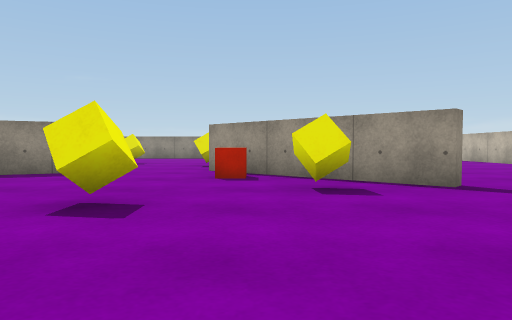
[1] (above)

20 first-person views from a walk through a 3-D level made in the Unity game engine. The camera is 0.51 m above the floor, tilts 2° down and sees 70° across. The floor is counted in squares, 1 m on a side. Each view is taken from the middle of a square. On the plan, view 1 faces up. The plan holds only what a view shows up to about 9 squares ahead; the rest is blank. The place goes on beyond the plan. The player character is not drawn. Surface patterns are stand-ins for the level's own textures.

[2]
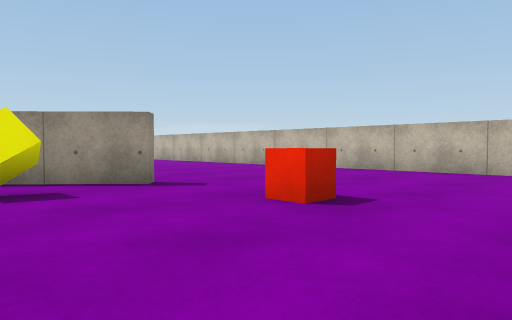

[3]
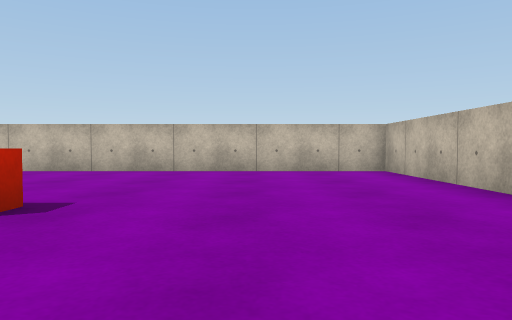

[4]
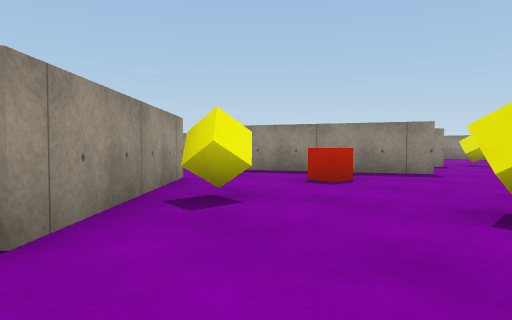

[5]
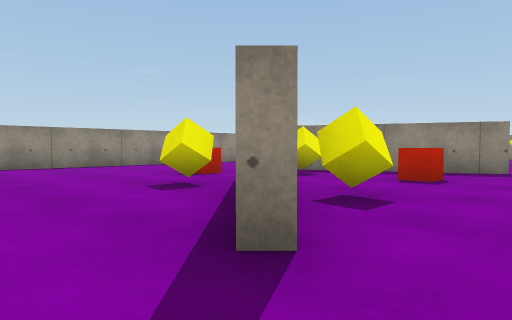

[6]
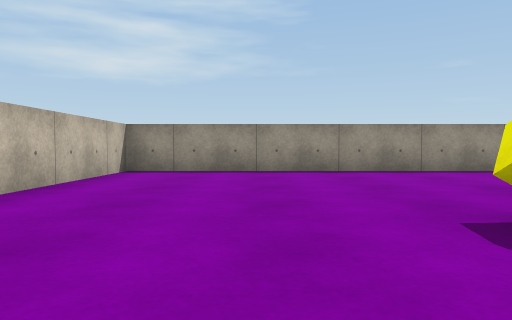

[7]
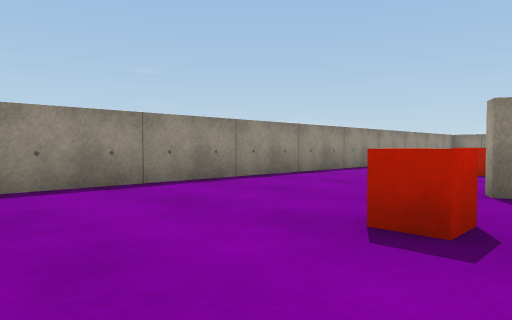

[8]
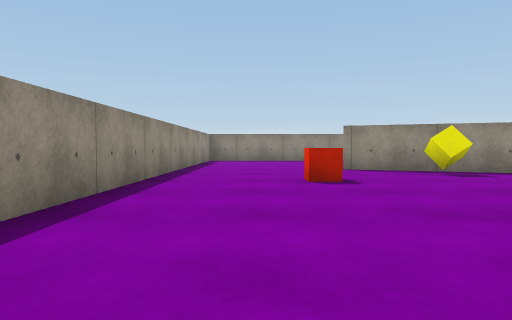

[9]
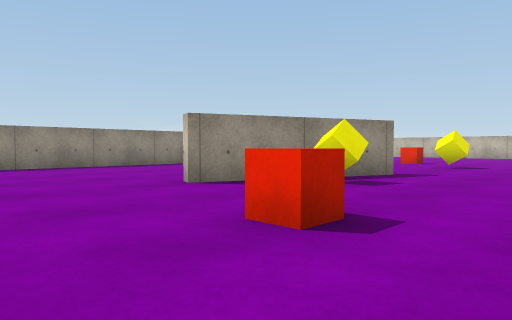

[10]
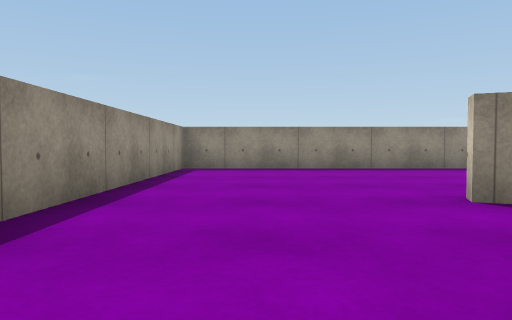

[11]
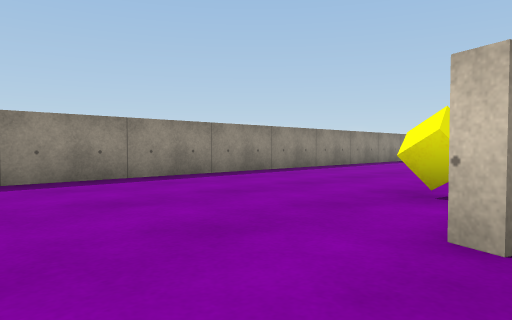

[12]
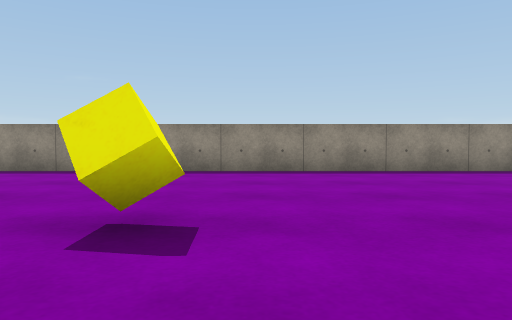

[13]
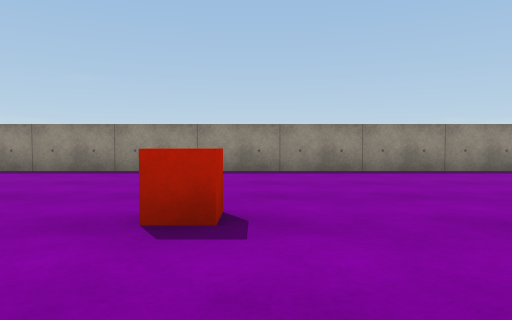

[14]
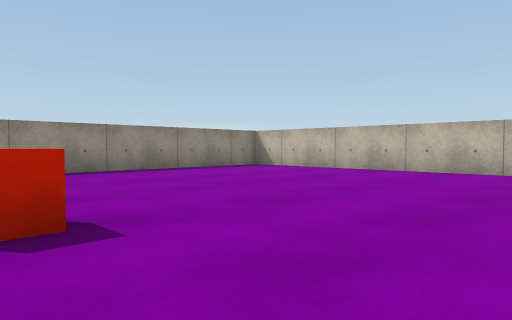

[15]
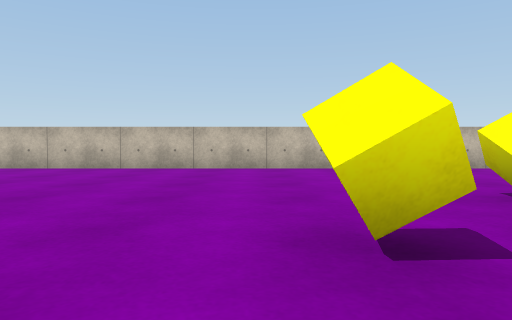

[16]
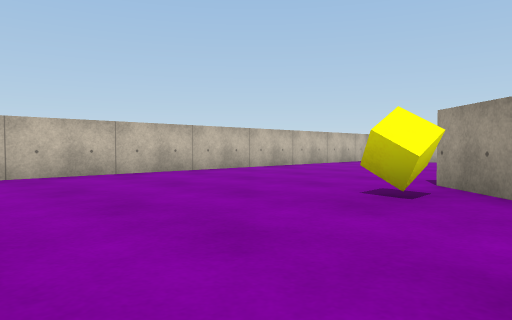

[17]
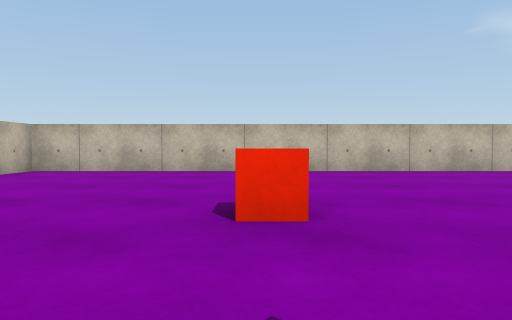

[18]
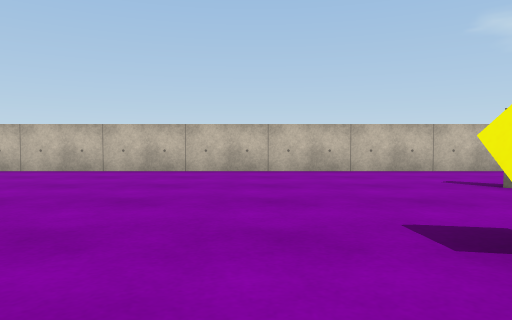

[19]
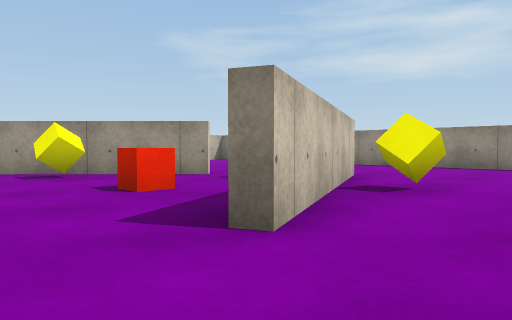

[20]
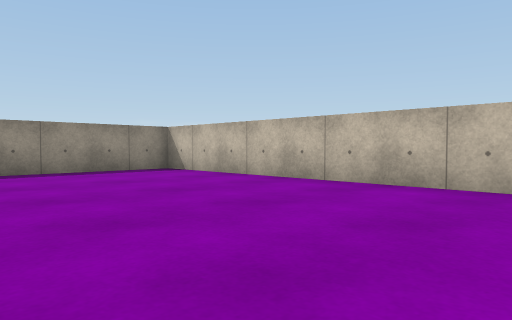

### Floor plan
Points are (right, up) in squares from view 1. A wall is a line through its corners. A room is listed if a view was taken in it or the views show most of it. See-through windows are left out.
Room 1 (views 1, 2, 3, 4, 5, 6, 7, 8, 9, 10, 11, 12, 13, 14, 15, 16, 17, 18, 19, 20)
walls: (-3.5, 7.3) (-7.9, 5.3); (-4.3, 10) (-8, 11.4) (-7.9, 11.7); (1.7, 5.8) (2.7, 4.8); (2.5, 4.6) (-1, 7.9); (-6.3, 3.5) (-3.1, 0.3); (-8, 5.5) (-3.6, 7.5); (-5.2, -2.7) (7.8, -2.7) (7.8, 16.7) (-11.7, 16.7) (-11.7, -2.7) (-7.9, -2.7)
objects: red cube (-9, 9); red cube (-8, 3); yellow cube (-6, 2); yellow cube (-6, 5); yellow cube (-6, 7); yellow cube (-6, 10); yellow cube (-6, 12); red cube (-4, 5); yellow cube (-4, 11); yellow cube (-1, 3); yellow cube (-1, 10); red cube (0, 6); red cube (0, 12); yellow cube (1, 5); yellow cube (1, 8); red cube (3, 2); yellow cube (3, 6)

Where each view was taken, in squares from view 1:
view 1: 0 up, 0 right, facing up
view 2: 0 up, 0 right, facing up-right
view 3: 0 up, 0 right, facing right
view 4: 0 up, 1 left, facing up-left
view 5: 1 down, 2 left, facing up-left
view 6: 0 up, 4 left, facing left
view 7: 1 up, 7 left, facing up-left
view 8: 3 up, 10 left, facing up
view 9: 7 up, 11 left, facing up-right
view 10: 8 up, 10 left, facing up
view 11: 11 up, 10 left, facing up-right
view 12: 9 up, 3 left, facing up
view 13: 9 up, 1 right, facing up
view 14: 9 up, 0 right, facing up-right
view 15: 9 up, 1 left, facing right
view 16: 10 up, 1 right, facing down-right
view 17: 5 up, 3 right, facing down
view 18: 5 up, 0 right, facing down
view 19: 9 up, 2 left, facing down-left
view 20: 9 up, 3 right, facing up-right
